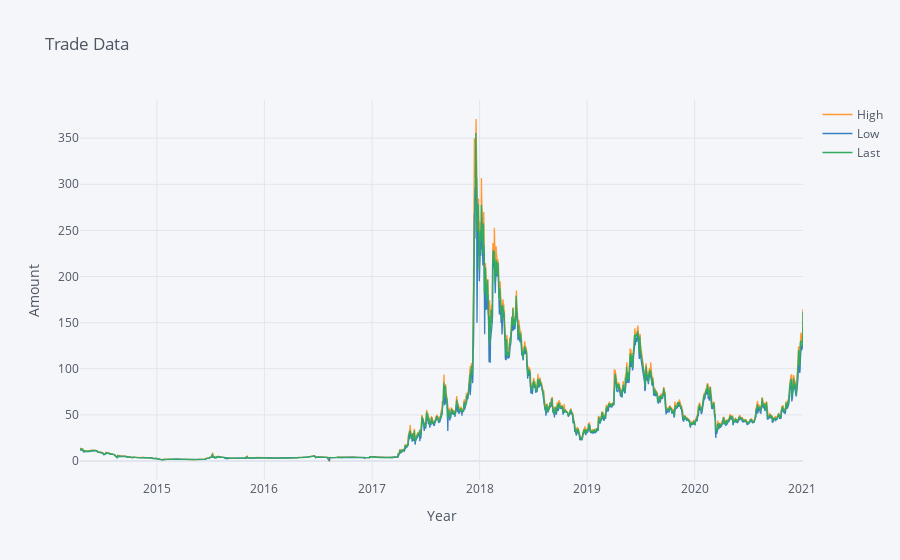
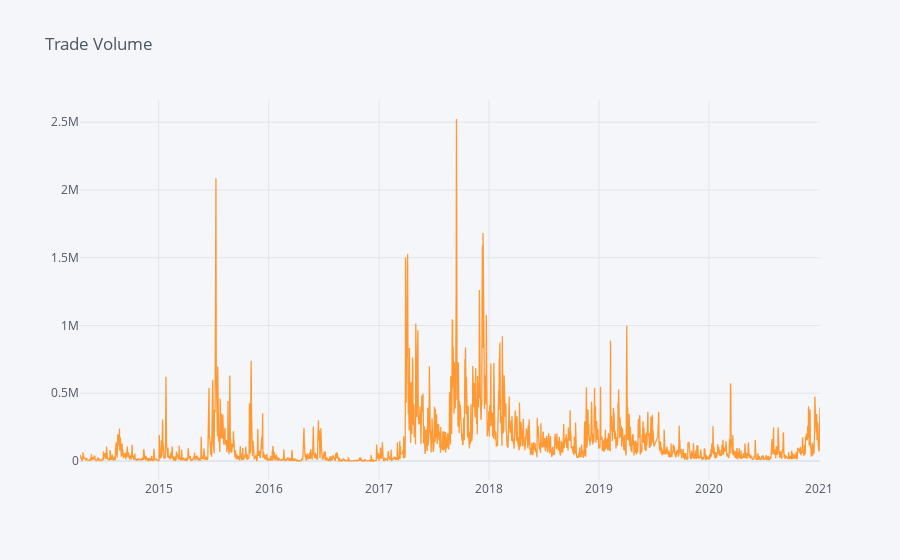

The code cell stored with these charts, in order, in its notebook:
### Code cell
df_lite[['High','Low','Last']].iplot(
                                     xTitle="Year",
                                     yTitle = "Amount",
                                     title ="Trade Data"
                                     
                    )
df_lite['Volume'].iplot(kind='scatter',
                       title ='Trade Volume')

### Figure 1 — Plotly figure (JSON) as saved in the notebook; plotly's stock layout.template omitted (floating-point values rounded to 4 significant figures; data arrays with more than 128 entries replaced by an {"elided": "..."} marker saying what was removed)
{"data": [{"line": {"color": "rgba(255, 153, 51, 1.0)", "dash": "solid", "shape": "linear", "width": 1.3}, "mode": "lines", "name": "High", "text": "", "type": "scatter", "x": {"elided": "2399 str values"}, "y": {"elided": "2399 float values"}}, {"line": {"color": "rgba(55, 128, 191, 1.0)", "dash": "solid", "shape": "linear", "width": 1.3}, "mode": "lines", "name": "Low", "text": "", "type": "scatter", "x": {"elided": "2399 str values"}, "y": {"elided": "2399 float values"}}, {"line": {"color": "rgba(50, 171, 96, 1.0)", "dash": "solid", "shape": "linear", "width": 1.3}, "mode": "lines", "name": "Last", "text": "", "type": "scatter", "x": {"elided": "2399 str values"}, "y": {"elided": "2399 float values"}}], "layout": {"legend": {"bgcolor": "#F5F6F9", "font": {"color": "#4D5663"}}, "paper_bgcolor": "#F5F6F9", "plot_bgcolor": "#F5F6F9", "title": {"font": {"color": "#4D5663"}, "text": "Trade Data"}, "xaxis": {"gridcolor": "#E1E5ED", "showgrid": true, "tickfont": {"color": "#4D5663"}, "title": {"font": {"color": "#4D5663"}, "text": "Year"}, "zerolinecolor": "#E1E5ED"}, "yaxis": {"gridcolor": "#E1E5ED", "showgrid": true, "tickfont": {"color": "#4D5663"}, "title": {"font": {"color": "#4D5663"}, "text": "Amount"}, "zerolinecolor": "#E1E5ED"}}}

### Figure 2 — Plotly figure (JSON) as saved in the notebook; plotly's stock layout.template omitted (floating-point values rounded to 4 significant figures; data arrays with more than 128 entries replaced by an {"elided": "..."} marker saying what was removed)
{"data": [{"line": {"color": "rgba(255, 153, 51, 1.0)", "dash": "solid", "shape": "linear", "width": 1.3}, "mode": "lines", "name": "Volume", "text": "", "type": "scatter", "x": {"elided": "2399 str values"}, "y": {"elided": "2399 float values"}}], "layout": {"legend": {"bgcolor": "#F5F6F9", "font": {"color": "#4D5663"}}, "paper_bgcolor": "#F5F6F9", "plot_bgcolor": "#F5F6F9", "title": {"font": {"color": "#4D5663"}, "text": "Trade Volume"}, "xaxis": {"gridcolor": "#E1E5ED", "showgrid": true, "tickfont": {"color": "#4D5663"}, "title": {"font": {"color": "#4D5663"}, "text": ""}, "zerolinecolor": "#E1E5ED"}, "yaxis": {"gridcolor": "#E1E5ED", "showgrid": true, "tickfont": {"color": "#4D5663"}, "title": {"font": {"color": "#4D5663"}, "text": ""}, "zerolinecolor": "#E1E5ED"}}}
